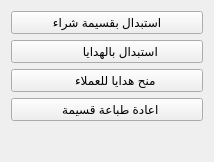
             <widget class="QWidget" name="page_8">
              <property name="geometry">
               <rect>
                <x>-37</x>
                <y>-73</y>
                <width>214</width>
                <height>162</height>
               </rect>
              </property>
              <attribute name="label">
               <string>منح الهدايا واستبدال النقاط</string>
              </attribute>
              <layout class="QGridLayout" name="gridLayout_17">
               <item row="3" column="0">
                <widget class="QPushButton" name="QAct_Cust_Redeem_Voucher_Print">
                 <property name="text">
                  <string>  اعادة طباعة قسيمة</string>
                 </property>
                </widget>
               </item>
               <item row="1" column="0">
                <widget class="QPushButton" name="QAct_Redeem_Gift">
                 <property name="text">
                  <string>        استبدال بالهدايا</string>
                 </property>
                </widget>
               </item>
               <item row="4" column="0">
                <spacer name="verticalSpacer_12">
                 <property name="orientation">
                  <enum>Qt::Vertical</enum>
                 </property>
                 <property name="sizeHint" stdset="0">
                  <size>
                   <width>20</width>
                   <height>2</height>
                  </size>
                 </property>
                </spacer>
               </item>
               <item row="2" column="0">
                <widget class="QPushButton" name="QAct_Cust_Gift_make">
                 <property name="text">
                  <string>     منح هدايا للعملاء</string>
                 </property>
                </widget>
               </item>
               <item row="0" column="0">
                <widget class="QPushButton" name="QAct_Redeem_Voucher">
                 <property name="text">
                  <string>استبدال بقسيمة شراء</string>
                 </property>
                </widget>
               </item>
              </layout>
             </widget>
